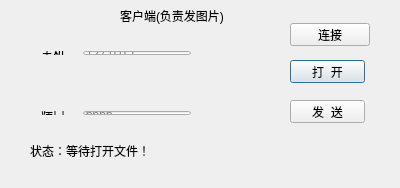
<?xml version="1.0" encoding="UTF-8"?>
<ui version="4.0">
 <class>Client</class>
 <widget class="QDialog" name="Client">
  <property name="geometry">
   <rect>
    <x>0</x>
    <y>0</y>
    <width>400</width>
    <height>188</height>
   </rect>
  </property>
  <property name="windowTitle">
   <string>Client</string>
  </property>
  <widget class="QLabel" name="clientStatusLabel">
   <property name="geometry">
    <rect>
     <x>30</x>
     <y>130</y>
     <width>331</width>
     <height>41</height>
    </rect>
   </property>
   <property name="text">
    <string>状态：等待打开文件！</string>
   </property>
  </widget>
  <widget class="QPushButton" name="openButton">
   <property name="geometry">
    <rect>
     <x>290</x>
     <y>60</y>
     <width>75</width>
     <height>23</height>
    </rect>
   </property>
   <property name="text">
    <string>打  开</string>
   </property>
  </widget>
  <widget class="QPushButton" name="sendButton">
   <property name="geometry">
    <rect>
     <x>290</x>
     <y>100</y>
     <width>75</width>
     <height>23</height>
    </rect>
   </property>
   <property name="text">
    <string>发  送</string>
   </property>
  </widget>
  <widget class="QPushButton" name="connectButton">
   <property name="geometry">
    <rect>
     <x>290</x>
     <y>23</y>
     <width>80</width>
     <height>23</height>
    </rect>
   </property>
   <property name="text">
    <string>连接</string>
   </property>
  </widget>
  <widget class="QLabel" name="label_3">
   <property name="geometry">
    <rect>
     <x>120</x>
     <y>0</y>
     <width>161</width>
     <height>31</height>
    </rect>
   </property>
   <property name="text">
    <string>客户端(负责发图片)</string>
   </property>
  </widget>
  <widget class="QWidget" name="">
   <property name="geometry">
    <rect>
     <x>30</x>
     <y>100</y>
     <width>172</width>
     <height>26</height>
    </rect>
   </property>
   <layout class="QHBoxLayout" name="horizontalLayout">
    <item>
     <widget class="QLabel" name="label_2">
      <property name="text">
       <string>端口：</string>
      </property>
     </widget>
    </item>
    <item>
     <widget class="QLineEdit" name="portLineEdit">
      <property name="placeholderText">
       <string>6666</string>
      </property>
     </widget>
    </item>
   </layout>
  </widget>
  <widget class="QWidget" name="">
   <property name="geometry">
    <rect>
     <x>30</x>
     <y>40</y>
     <width>172</width>
     <height>26</height>
    </rect>
   </property>
   <layout class="QHBoxLayout" name="horizontalLayout_2">
    <item>
     <widget class="QLabel" name="label">
      <property name="text">
       <string>主机：</string>
      </property>
     </widget>
    </item>
    <item>
     <widget class="QLineEdit" name="hostLineEdit">
      <property name="placeholderText">
       <string>127.0.0.1</string>
      </property>
     </widget>
    </item>
   </layout>
  </widget>
 </widget>
 <layoutdefault spacing="6" margin="11"/>
 <resources/>
 <connections/>
</ui>
